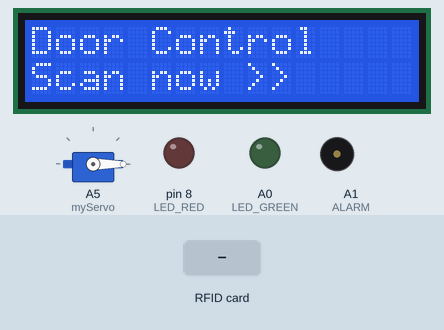
Simulated run of this sketch. Board: Arduino Uno, built with avr-gcc and run on an emulated ATmega328P. Parts: 16×2 character LCD, servo, output pins drawn as LEDs (lit = HIGH), buzzer (waves = sounding). The inputs (shaded band) are chosen by the test bench. Pins used as bus, display or sensor lines are not drawn.

Above: at 1.3 s.
1.4 s: RFID card 5E 7A 19 C4 held to the reader
At 3.7 s:
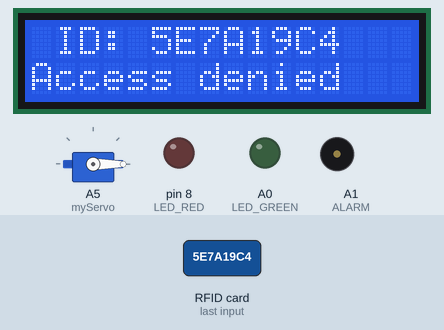
At 7.8 s:
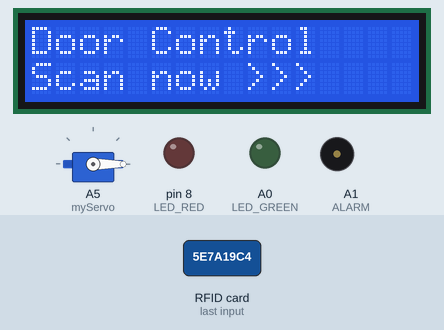
Timing chart, 0 to 9.3 s (numbered marks = the images above; inputs shaded):
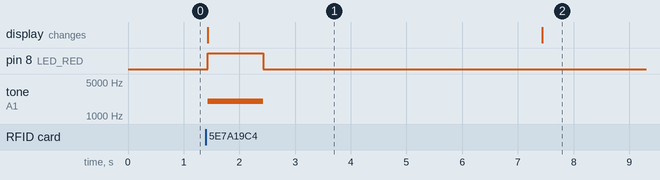

Measured:
- after the input at 1.4 s, pin 8 (LED_RED): LOW → HIGH at once, → LOW 1.0 s later; tone on A1 (ALARM): silent → 2000 Hz at once, → silent 1.0 s later; the display: changes at once (image 1)
- what the display in image 1 shows lasts 6.0 s, from 1.4 s to 7.4 s

The sketch:

project_Access_Control.ino
```cpp
#include <LiquidCrystal.h>


//#include <Arduino.h>
//start with the lCD then the rfid

/*For the LCD use these details

const int rs=7, en=9, d4=5, d5=4, d6=3, d7=2;
vss goes to Ground.
VDD goes to 5V
v0 goes to middle pin of potentiometer
rs goes to pin 7.
rw goes to ground.
e goes to pin 9.
k(cathode) goes to ground.
A(Anode) goes to 5V via resistor.
d7 goes to pin 2
d6 goes to pin 3
d5 goes to pin 4
d4 goes to pin 5

*/

//For the rfid there is need connection on pin 6 instead of 9 coz it is consumed by LCD
//for the rfid we use the connection for the dump info shown below.
/*
 * Typical pin layout used:
 * -----------------------------------------------------------------------------------------
 *             MFRC522      Arduino       Arduino   Arduino    Arduino          Arduino
 *             Reader/PCD   Uno/101       Mega      Nano v3    Leonardo/Micro   Pro Micro
 * Signal      Pin          Pin           Pin       Pin        Pin              Pin
 * -----------------------------------------------------------------------------------------
 * RST/Reset   RST          6             5         D9         RESET/ICSP-5     RST
 * SPI SS      SDA(SS)      10            53        D10        10               10
 * SPI MOSI    MOSI         11 / ICSP-4   51        D11        ICSP-4           16
 * SPI MISO    MISO         12 / ICSP-1   50        D12        ICSP-1           14
 * SPI SCK     SCK          13 / ICSP-3   52        D13        ICSP-3           15
 * ground goes to ground
 * 3.3 volts goes to 3.3 volts of arduino

 //servo connection
 The orange is signal pin goes to A5
 The red wire goes to 5V
 The Brown wire goes to Ground

 //The bazzer
 The long leg goes to A1.
 The shorter leg to ground.

 The potentiometer
 The Middle one goes to VO of LCD.
 The one on the Right hand goes to ground
 The one on the left goes to 5V.

 //The Green led
 The positive of led goes to A0 via Resistor.
 The shorter leg goes to ground.

 //The Red led
 The positive of led goes to pin 8 via Resistor.
 The shorter leg goes to ground.

 */


#include <SPI.h>
#include <MFRC522.h>
#include <LiquidCrystal.h>
#include <Servo.h>

#define RST_PIN 6
#define SS_PIN 10
#define ALARM A1
#define LED_GREEN A0
#define LED_RED 8
#define SERVO_PIN A5

Servo myServo;
int pos = 0;// Initial position

byte readCard[4];
String MasterTag = "77ADB3C"; // Master tag saved in MCU memory
//String MasterTag = "EBD4221B";

String tagID = "";


// create obj mfrc522, lcd
MFRC522 mfrc522(SS_PIN,RST_PIN);
//LiquidCrystal lcd(7,6,5,4,3,2); // (rs, en,d4,d5,d6,d7)

const int rs=7, en=9, d4=5, d5=4, d6=3, d7=2;
LiquidCrystal lcd(rs, en, d4, d5, d6, d7);

//boolean getID();
void setup() {
  Serial.begin(9600);    // Initialize serial communications with the PC
  while (!Serial);
  SPI.begin(); //SPI bus init
  mfrc522.PCD_Init();
  lcd.begin(16,2);
  lcd.clear();
  lcd.print("Door Control");
  lcd.setCursor(0,1);
  lcd.print("Scan now >>");

 //DECLARE ALARM AS OUTPUT
 pinMode(ALARM, OUTPUT);
 pinMode(LED_GREEN, OUTPUT);
 pinMode(LED_RED, OUTPUT);
myServo.attach(A5);//connect servo to pin 6
myServo.write(pos);//Initial position

}

void loop() {
  while (getID()) {

    if (tagID == MasterTag) {
       lcd.clear();
    lcd.setCursor(0,0);
       lcd.print(" ID: ");

  lcd.print(tagID);
  lcd.setCursor(0,1);
     lcd.print("Access Granted");
     digitalWrite(LED_GREEN, HIGH);
       delay(1000);
     digitalWrite(LED_GREEN, LOW);


      // open door (sevo motor angle 0 to 90, delay), lightning LED,
      // turn on alarm
for (pos = 0; pos <= 90; pos += 1) { // goes from 0 degrees to 90 degrees
    // in steps of 1 degree
    myServo.write(pos);              // tell servo to go to position in variable 'pos'
    delay(15);
}

delay(5000);
     for (pos = 90; pos >= 0; pos -= 1) { // goes from 180 degrees to 0 degrees
    myServo.write(pos);              // tell servo to go to position in variable 'pos'
    delay(15);                       // waits 15ms for the servo to reach the position
  }

   delay(5000);

   lcd.clear();
  lcd.print("Door Control");
  lcd.setCursor(0,1);
   lcd.println("Scan now >>>");

    } else {
        lcd.clear();
    lcd.setCursor(0,0);
       lcd.print(" ID: ");

  lcd.print(tagID);
  lcd.setCursor(0,1);
     lcd.print("Access denied");
       digitalWrite(LED_RED, HIGH);
     tone(ALARM,2000);
    delay(1000);
    digitalWrite(LED_RED, LOW);
     noTone(ALARM);
     delay(5000);

   lcd.clear();
  lcd.print("Door Control");
  lcd.setCursor(0,1);
   lcd.println("Scan now >>>");


    }
  /*lcd.setCursor(0,1);
  lcd.print(" ID: ");
        Serial.println("ID: ");

  lcd.print(tagID);
  Serial.println(tagID);

  delay(2000);
 lcd.clear();
  lcd.print("Door Control");
  Serial.println("Door Control");

 //
  lcd.setCursor(0,1);
  lcd.print("Scan now >>");
  Serial.println("Scan now >>");*/
  }
}

// user define function
boolean getID() {
  // check for the new card
  if (!mfrc522.PICC_IsNewCardPresent()) {
    return false;
  }
  if (!mfrc522.PICC_ReadCardSerial()) {
    return false;
  }
  tagID = "";
  for (uint8_t i = 0; i < 4; i++) {
    tagID.concat(String(mfrc522.uid.uidByte[i], HEX));
  }
  tagID.toUpperCase();
  // stop read
  mfrc522.PICC_HaltA();
  return true;
}
```
